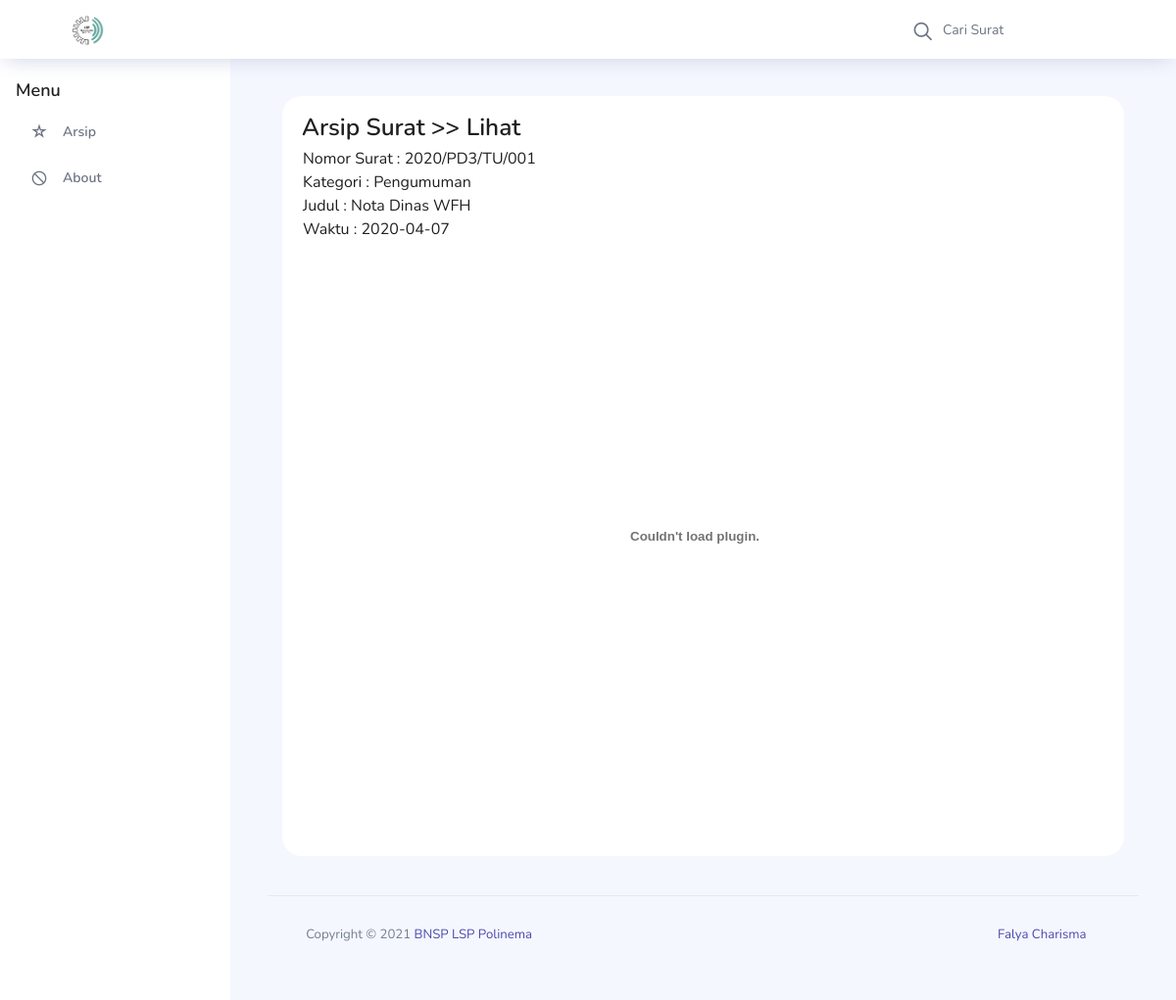
The page /pages/surat-lihat.php?id=1 on the database its author committed.
### tables this page shows
CREATE TABLE `surat` (
  `id_surat` int(11) NOT NULL,
  `nomor_surat` varchar(50) NOT NULL,
  `kategori` enum('Pengumuman','Undangan') NOT NULL,
  `judul` varchar(50) NOT NULL,
  `waktu` date NOT NULL,
  `file` varchar(50) NOT NULL
);

### pages/surat-lihat.php (the view)
<?php
include'../koneksi.php';
$id_surat = $_GET['id'];
$q_tampil_surat = mysqli_query($db, "SELECT * FROM surat WHERE id_surat = '$id_surat'");
$r_tampil_surat= mysqli_fetch_array($q_tampil_surat);
?>
<?php
include'header.php';
?>
 <div class="main-panel">
        <div class="content-wrapper">
           <div class="col-12 grid-margin stretch-card">
              <div class="card">
                <div class="card-body">
                <div id="label-page"><h3>Arsip Surat >> Lihat</h3></div>
					<div id="content">
						<table id="tabel-input">
							<tr>
								<td class="label-formulir">Nomor Surat : <?php echo $r_tampil_surat['nomor_surat']; ?> </td>
							</tr>
							<tr>
								<td class="label-formulir">Kategori : <?php echo $r_tampil_surat['kategori']; ?> </td>
							</tr>
							<tr>
								<td class="label-formulir">Judul : <?php echo $r_tampil_surat['judul']; ?> </td>
							</tr>
							<tr>
								<td class="label-formulir">Waktu : <?php echo $r_tampil_surat['waktu']; ?></td>
							</tr>
							<tr>
								<td class="isian-formulir">
									<embed type="application/pdf" src="../files/.pdf" width="800" height="600"></embed>
								</td>
							</tr>
						</table>
					</div>
				</div>
              </div>
            </div>
 <?php
include'footer.php';
?>

### rows shown on the page
surat: nomor_surat "2020/PD3/TU/001", kategori "Pengumuman", judul "Nota Dinas WFH", waktu "2020-04-07"
